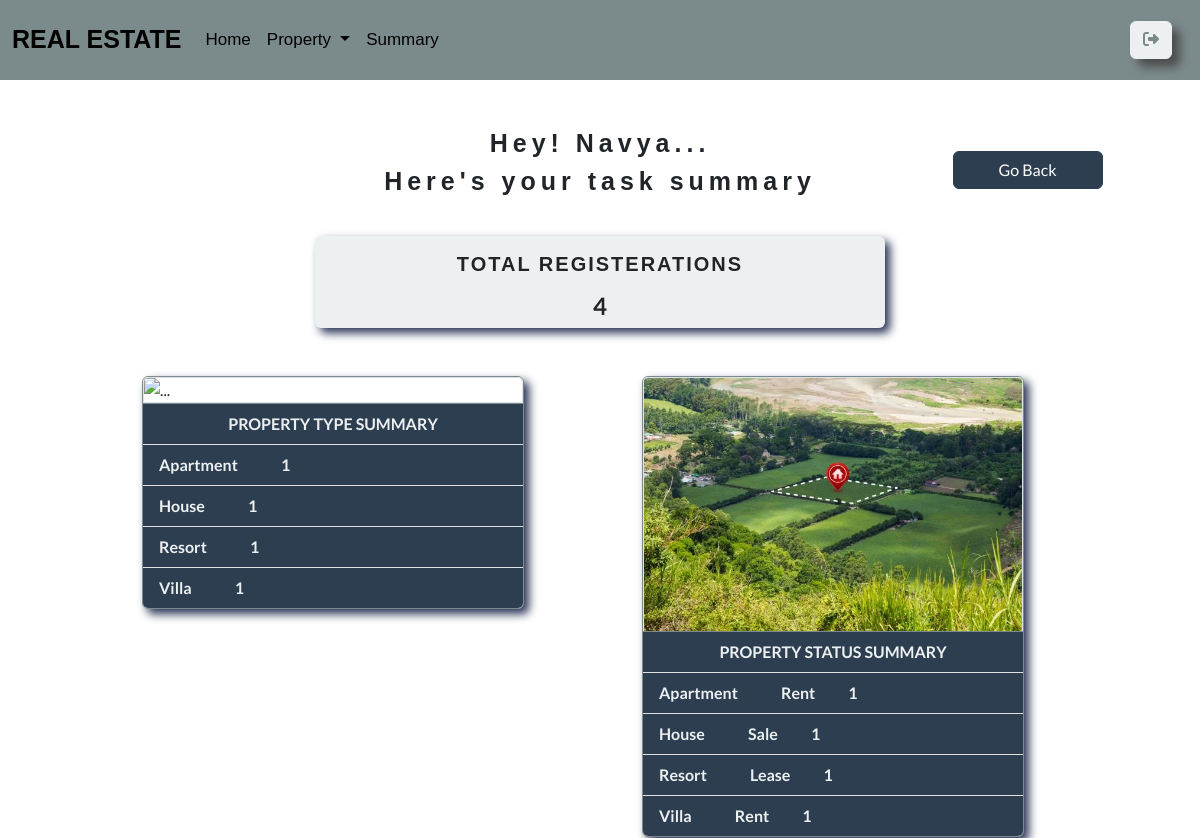
/estate/summary/ (signed in), run on the app's committed database.
### estate/models.py (models this page shows)
class PropertyDetails(models.Model):
    property_name = models.CharField(max_length=200)
    PROPERTY_OPTIONS = (
        ("Apartment","Apartment"),
        ("House","House"),
        ("Villa",'Villa'),
        ("RetailSpace","RetailSpace"),
        ("Resort","Resort"),
        ("GuestHouse","GuestHouse"),
        ("PG","PG")
    )
    property_type = models.CharField(max_length=200,choices=PROPERTY_OPTIONS,default="Villa")
    STATUS_OPTIONS = (
        ("Sale","Sale"),
        ("Rent","Rent"),
        ("Lease","Lease")
    )
    property_status = models.CharField(max_length=200,choices=STATUS_OPTIONS,default="Sale")
    LOCATION_OPTIONS = (
        ("Thiruvananthapuram","Thiruvananthapuram"),
        ("Kollam","Kollam"),
        ("Pathanamthitta","Pathanamthitta"),
        ("Alappuzha","Alappuzha"),
        ("Kottayam","Kottayam"),
        ("Idukki","Idukki"),
        ("Ernakulam","Ernakulam"),
        ("Thrissur","Thrissur"),
        ("Palakkad","Palakkad"),
        ("Malappuram","Malappuram"),
        ("Kozhikode","Kozhikode"),
        ("Wayanad","Wayanad"),
        ("Kannur","Kannur"),
        ("Kasaragod","Kasaragod")
    )
    location = models.CharField(max_length=200,choices=LOCATION_OPTIONS,default="Thiruvananthapuram")
    address = models.CharField(max_length=200)
    price = models.FloatField()
    area = models.FloatField()
    no_of_rooms = models.IntegerField()
    FURNISHED_OPTIONS = (
        ("Furnished","Furnished"),
        ("Semi-Furnished","Semi-Furnished"),
        ("Unfurnished","Unfurnished")
    )
    furnished_status = models.CharField(max_length=200,choices=FURNISHED_OPTIONS,default="Furnished")
    owner= models.ForeignKey(User,on_delete=models.CASCADE)
    property_image = models.ImageField(upload_to='estateimages',null=True,blank=True)

### estate/views.py (the view)
# urls.py: path('estate/summary/',views.RealEstateSummaryView.as_view(),name="summaryestate"),
@method_decorator(signin_required,name='dispatch')
class RealEstateSummaryView(View):
    template_name = "property_summary.html"
    def get(self,request,*args,**kwargs):
        total_registrations = PropertyDetails.objects.filter(owner=request.user).aggregate(total=Count("property_name"))
        property_type_summary = PropertyDetails.objects.filter(owner=request.user).values("property_type").annotate(total=Count("property_type"))
        property_status = PropertyDetails.objects.filter(owner=request.user).values("property_type",'property_status').annotate(total=Count("property_type"))
        print(property_type_summary)
        context = {
            'total_registration':total_registrations['total'],
            'property_type_summary':property_type_summary,
            'property_status_summary':property_status
        }
        return render(request,self.template_name,context)

### estate/templates/property_summary.html (shortened to what this page needs)
{%extends "base.html"%}
{%load static%}
{%block main_block%}
<div class="container mt-5">
   <div class="row">
    <div class="col-12 col-md-3"></div>
    <div class="col-12 col-md-6">
      <h2 class="text-center" style="letter-spacing:5px;font-size:25px;font-weight:600;font-family:'Gill Sans', 'Gill Sans MT', Calibri, 'Trebuchet MS', sans-serif">
        Hey! {{request.user}}...
      </h2>
      <h2 class="text-center" style="letter-spacing:5px;font-size:25px;font-weight:600;font-family:'Gill Sans', 'Gill Sans MT', Calibri, 'Trebuchet MS', sans-serif">
        Here's your task summary
      </h2>
    </div>
    <div class="col-12 col-md-3 d-flex justify-content-center align-items-center">
      <a href="{%url 'listrealestate'%}" class="btn btn-primary go-back-btn mt-2" data-aos="fade-left" data-aos-duration="1800" style="width:150px">
        Go Back
      </a>
    </div>
   </div>
   <div class="row mt-3">
      <div class="col-12 col-md-3"></div>
      <div class="col-12 col-md-6 bg-light rounded mt-3" style="box-shadow:5px 5px 10px rgb(40, 50, 84)">
        <h5 class="text-center mt-3" style="font-family:'Gill Sans', 'Gill Sans MT', Calibri, 'Trebuchet MS', sans-serif; letter-spacing:2px">
          <strong>TOTAL REGISTERATIONS</strong>
        </h5>
        <h4 class="text-center mt-3"><strong>{{total_registration}}</strong></h4>
      </div>
      <div class="col-12 col-md-3"></div>
    </div>
    <div class="row mt-5">
      <div class="col-12 col-md-6" data-aos="zoom-in" data-aos-duration="1900">
        <div class="card border border-1 border-dark" style="width: 70%; box-shadow:5px 5px 10px rgb(40, 50, 84);margin-left:100px">
          <img src="{%static 'images/property card.jpg'%}" class="card-img-top border border-bt-light" alt="...">
          <ul class="list-group list-group-flush">
            <li class="list-group-item text-center text-light fw-bold bg-primary">PROPERTY TYPE SUMMARY</li>
            {%for summary in property_type_summary%}
            <li class="list-group-item text-light fw-bold bg-primary">
              <span style="margin-right: 10px;">{{summary.property_type}}</span>
              <span>{{summary.total}}</span>
            </li>
            {%endfor%}
          </ul>
        </div>
      </div>
      <div class="col-12 col-md-6" data-aos="zoom-out" data-aos-duration="1900">
        <div class="card border border-1 border-dark" style="width: 70%; box-shadow:5px 5px 10px rgb(40, 50, 84);margin-left:30px">
          <img src="{%static 'images/prop_status.webp'%}" class="card-img-top border border-bt-light" alt="...">
          <ul class="list-group list-group-flush">
            <li class="list-group-item text-center text-light fw-bold bg-primary">PROPERTY STATUS SUMMARY</li>
            {%for summary in property_status_summary%}
            <li class="list-group-item text-light fw-bold bg-primary">
              <span style="margin-right: 10px;">{{summary.property_type}}</span>
              <span style="margin-right: 30px;">{{summary.property_status}}</span>
              <span>{{summary.total}}</span>
            </li>
            {%endfor%}
          </ul>
        </div>
      </div>
    </div>
</div>
{%endblock%}

### estate/templates/property_summary.html (style rules this page uses)
.go-back-btn { transition: background-color 0.3s, transform 0.3s; }

### data on the page
PropertyDetails: property_type "Apartment", total "1", property_status "Rent"
PropertyDetails: property_type "House", total "1", property_status "Sale"
PropertyDetails: property_type "Resort", total "1", property_status "Lease"
PropertyDetails: property_type "Villa", total "1", property_status "Rent"

### other printed values
{{ request.user }} "Navya"
{{ total_registration }} "4"
